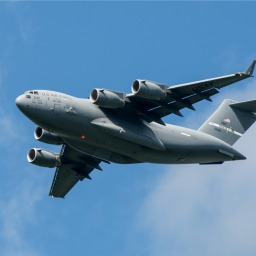
#> input picture libs/opencv/data/plane_256x256.jpg, 256 x 256 px
$ jupyter execute --allow-errors opencv.ipynb
#> lines starting #> are read from the running program, lines starting #| are printed output that depends on the picture; after the words box and inside, x2 and y2 are one past the last pixel; in counts of white or black regions, pixels touching at a corner belong together
# OpenCV

## Topics
1. [Loading images](#1.-Loading-images)

## References
* [OpenCV Python Tutorials](https://opencv-python-tutroals.readthedocs.io/en/latest/py_tutorials/py_tutorials.html)
* [OpenCV Guide by PyImageSearch](https://www.pyimagesearch.com/2018/07/19/opencv-tutorial-a-guide-to-learn-opencv/)
* [Book: Chapter 8](https://github.com/abhi3700/My_Learning_AI/blob/master/books/Machine%20Learning%20with%20Python%20Cookbook_%20Practical%20Solutions%20from%20Preprocessing%20to%20Deep%20Learning%20(%20PDFDrive%20).pdf)

[cell 1]
import cv2
import numpy as np
from matplotlib import pyplot as plt

## 1. Loading images

[cell 2]
# img = cv2.imread("data/plane.jpg")
img = cv2.imread("data/plane.jpg", cv2.IMREAD_GRAYSCALE)

[cell 3]
# show image
cv2.imshow("Output", img)
# cv2.waitKey()          # window open for infinite time
cv2.waitKey(10000)        # window open for 10000 ms i.e. 10s
cv2.destroyAllWindows()   # destroy opened windows

#> (a cell that did not finish here is left out)

[cell 5]
# show opencv version
cv2.__version__

#> (a cell that did not finish here is left out)

__Discussion__

[cell 7]
# show data type
type(img)

[cell 8]
# show actual values of the image matrix
img

#> (a cell that did not finish here is left out)

#> (a cell that did not finish here is left out)

> In Grayscale, the pixel's intensity values can range from black to white

[cell 11]
# get the pixel value in RGB

# load the image in color
img_bgr = cv2.imread('data/plane.jpg', cv2.IMREAD_COLOR)

#> (the rest of this cell did not finish here and is left out)

> In OpenCV, the image is in BGR by default, but many image application using matplotlib uses RGB

#> (a cell that did not finish here is left out)

#> (a cell that did not finish here is left out)

__Q.__ Why OpenCV Using BGR Colour Space Instead of RGB?

- OpenCV reads in images in BGR format (instead of RGB) because when OpenCV was first being developed, BGR color format was popular among camera manufacturers and image software providers. The red channel was considered one of the least important color channels, so was listed last, and many bitmaps use BGR format for image storage. However, now the standard has changed and most image software and cameras use RGB format, which is why, in programs, it's good practice to initially convert BGR images to RGB before analyzing or manipulating any images.

## 2. Saving images

[cell 14]
# load libraries
import cv2
import numpy as np
from matplotlib import pyplot as plt

[cell 15]
# convert image to grayscale
img_gray = cv2.imread("data/plane.jpg", cv2.IMREAD_GRAYSCALE)
cv2.imwrite("data/plane_gray.jpg", img_gray)
#> Out = True

> NOTE: `imwrite` will overwrite existing files without outputting an error or asking for confirmation

## 3. Resizing images

[cell 16]
# load libraries
import cv2
import numpy as np
from matplotlib import pyplot as plt

[cell 17]
# load image in grayscale
img = cv2.imread('data/plane_256x256.jpg', cv2.IMREAD_GRAYSCALE)
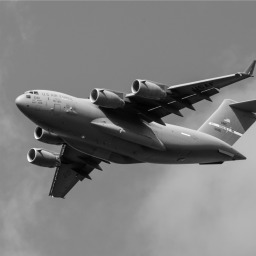
#> img: shape (256, 256); min 0, max 252, mean 124.4

[cell 18]
# resize image to 50 pixels by 50 pixels
img_50x50 = cv2.resize(img, (50, 50))
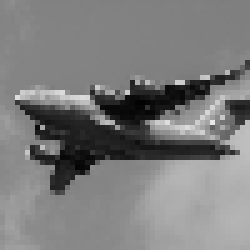
#> img_50x50: shape (50, 50) (shown 5 times larger); min 2, max 232, mean 124.2

[cell 19]
plt.imshow(img_50x50, cmap="gray"), plt.axis("off")
plt.show()

Salient points
* Resizing images is a common task in image preprocessing for 2 reasons:
    - to use as features, images must have same dimensions. This will reduce the intensity/information of each pixel when resized
    - ML can require thousands or hundreds of thousands of images. When those images are very large, they have a huge memory capacity, but by resizing, reduces the memory usage.

> Some common sizes are 32 x 32, 64 x 64, 96 x 96, 256 x 256

## 4. Crop images

[cell 20]
# load libraries
import cv2
import numpy as np
from matplotlib import pyplot as plt

[cell 21]
# load image in grayscale
img = cv2.imread('data/plane_256x256.jpg', cv2.IMREAD_GRAYSCALE)

[cell 22]
# select first half of the columns and all rows
img_cropped = img[:,:128]
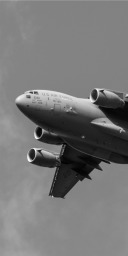
#> img_cropped: shape (256, 128); min 0, max 252, mean 118.8

[cell 23]
plt.imshow(img_cropped, cmap='gray'), plt.axis("off")
plt.show()

> Cropping can be particularly useful if we know that we only want to keep a certain part of every image.

For example, if our images come from a stationary security camera we can crop all
the images so they only contain the area of interest.

## 5. Blur images

To blur an image, each pixel is transformed to be the average value of its neighbors.
This neighbor and the operation performed are mathematically represented as a kernel
(don’t worry if you don’t know what a kernel is). The size of this kernel determines
the amount of blurring, with larger kernels producing smoother images. Here
we blur an image by averaging the values of a 5 × 5 kernel around each pixel:

[cell 24]
# load libraries
import cv2
import numpy as np
from matplotlib import pyplot as plt

[cell 25]
# load image in grayscale
img = cv2.imread('data/plane_256x256.jpg', cv2.IMREAD_GRAYSCALE)

[cell 26]
# blur image
img_blurry = cv2.blur(img, (5, 5))
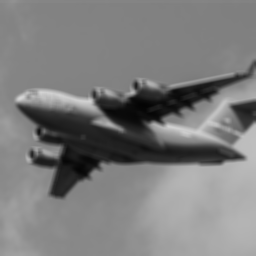
#> img_blurry: shape (256, 256); min 4, max 214, mean 124.4

[cell 27]
plt.imshow(img_blurry, cmap="gray"), plt.axis("off")
plt.show()

Now, the kernel size is increased from (5, 5) to (100, 100)

[cell 28]
# blur image
img_very_blurry = cv2.blur(img, (100, 100))
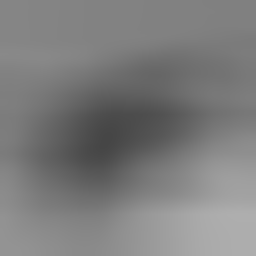
#> img_very_blurry: shape (256, 256); min 70, max 174, mean 124.3

[cell 29]
plt.imshow(img_very_blurry, cmap="gray"), plt.axis("off")
plt.show()

> The blur kernel de-emphasizes differences in adjacent pixel values.

__Discussion__
* Kernels are widely used in image processing to do everything from sharpening to edge detection

[cell 30]
kernel = np.ones((5, 5))/25
kernel

* The center element in the kernel is the pixel being examined, while the remaining elements are its neighbors.
* Since all elements have the same value (normalized to add up to 1), each has an equal say in the resulting value of the pixel of interest. We can manually apply a kernel to an image using filter2D to produce a similar blurring effect:

[cell 31]
# apply kernel
img_kernel = cv2.filter2D(img, -1, kernel)

[cell 32]
# show image
plt.imshow(img_kernel, cmap="gray"), plt.axis("off")
plt.show()

## 6. Sharpening images
* Sharpening works similarly to blurring, except instead of using a kernel to average the neighboring values, we constructed a kernel to highlight the pixel itself. The resulting effect makes contrasts in edges stand out more in the image.
* Create a kernel that highlights the target pixel. Then apply it to the image using filter2D:

[cell 33]
# load libraries
import cv2
import numpy as np
from matplotlib import pyplot as plt

[cell 34]
# load image in grayscale
img = cv2.imread('data/plane_256x256.jpg', cv2.IMREAD_GRAYSCALE)

[cell 35]
# create kernel
kernel = np.array([[0, -1, 0],
                  [-1, 5, -1],
                  [0, -1, 0]])

[cell 36]
# sharpen image
img_sharp = cv2.filter2D(img, -1, kernel)
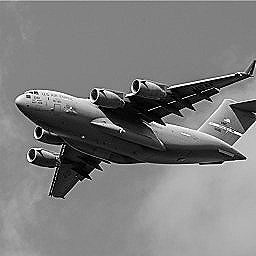
#> img_sharp: shape (256, 256); min 0, max 255, mean 124.7

[cell 37]
plt.imshow(img_sharp, cmap="gray"), plt.axis("off")
plt.show()

## 7. Enhancing Contrast

* <u>Aim:</u> increase the contrast between pixels in an image.
* __Histogram equalization__ is a tool for image processing that can make objects and shapes stand out. It transforms the image so that it uses wider range of pixel intensities.
* Use `equalizeHist` method of opencv lib

[cell 38]
# load libraries
import cv2
import numpy as np
from matplotlib import pyplot as plt

[cell 39]
# load image in grayscale
img = cv2.imread('data/plane_256x256.jpg', cv2.IMREAD_GRAYSCALE)

[cell 40]
# Enhance image
img_enhanced = cv2.equalizeHist(img)
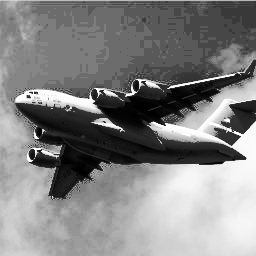
#> img_enhanced: shape (256, 256); min 0, max 255, mean 130.8

[cell 41]
plt.imshow(img_enhanced, cmap="gray"), plt.axis("off")
plt.show()

* Image (in GRAY) -> `equalizeHist()` -> enhanced image (in GRAY)
  - Here, both the input & output images are in GRAYSCALE
* Image (in color i.e. RGB) -> convert from BGR to YUV -> `equalizeHist()` -> convert from YUV to RGB -> enhanced image (in color i.e. RGB)
  - image is read as BGR
  - Here, both the input & output images are in RGB

[cell 42]
# load colored image
img_bgr = cv2.imread('data/plane_256x256.jpg')
#> img_bgr is the input picture: shape (256, 256, 3); mean B, G, R 169, 133.1, 90.5

[cell 43]
# convert from BGR to YUV
img_yuv = cv2.cvtColor(img_bgr, cv2.COLOR_BGR2YUV)
#> img_yuv: shape (256, 256, 3); mean of channels 0, 1, 2 124.4, 149.9, 98.3

[cell 44]
# Apply histogram equalization
img_yuv[:,:,0] = cv2.equalizeHist(img_yuv[:,:,0])
#> img_yuv: shape (256, 256, 3); mean of channels 0, 1, 2 130.8, 149.9, 98.3

[cell 45]
# convert from YUV to RGB
img_rgb = cv2.cvtColor(img_yuv, cv2.COLOR_YUV2RGB)
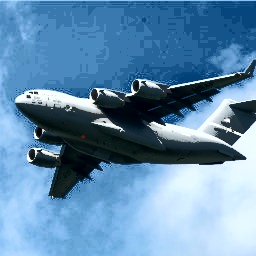
#> img_rgb: shape (256, 256, 3); mean R, G, B 97.1, 139.4, 174

[cell 46]
plt.imshow(img_rgb), plt.axis("off")
plt.show()

__Discussion__
* While the resulting image often does not look “realistic,” we need to remember that the image is just a visual representation of the underlying data. If histogram equalization is able to make objects of interest more distinguishable from other objects or backgrounds (which is not always the case), then it can be a valuable addition to our image preprocessing pipeline.

## 8. Isolating colors
* <u>Aim</u>: isolate a color in an image
* <u>Steps</u>:
  - Convert to HSV (hue, saturation, and value)
  - Define a range of colors | probably the most difficult and time-consuming part.
  - apply a mask to the image

[cell 47]
# load libraries
import cv2
import numpy as np
from matplotlib import pyplot as plt

[cell 48]
# load image
img_bgr = cv2.imread("data/plane_256x256.jpg")

[cell 49]
# convert from BGR to HSV
img_hsv = cv2.cvtColor(img_bgr, cv2.COLOR_BGR2HSV)
#> img_hsv: shape (256, 256, 3); mean H, S, V 102.7, 121.2, 169.1

[cell 50]
# define range of blue values in HSV
lower_blue = np.array([50, 100, 50])
upper_blue = np.array([130, 255,255])

[cell 51]
# Create mask
mask = cv2.inRange(img_hsv, lower_blue, upper_blue)
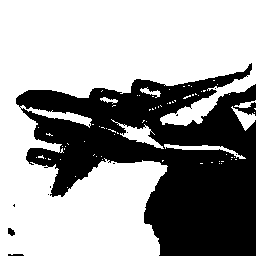
#> mask: shape (256, 256); 62.1% white; 11 black regions (8 under 20 px), largest, box (x1, y1, x2, y2) and area: (16, 63, 256, 256) 24724, (8, 228, 15, 236) 40, (8, 254, 24, 256) 29
mask.size
#> Out = 65536

[cell 52]
# mask image
img_bgr_masked = cv2.bitwise_and(img_bgr, img_bgr, mask=mask)
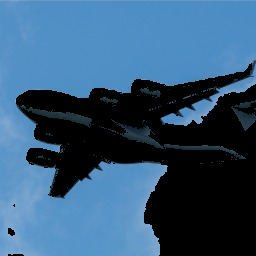
#> img_bgr_masked: shape (256, 256, 3); mean B, G, R 117.7, 87.5, 52.2

[cell 53]
# convert BGR to RGB
img_rgb = cv2.cvtColor(img_bgr_masked, cv2.COLOR_BGR2RGB)

$ run again, with libs/opencv/data/plane_new.jpg copied over libs/opencv/data/plane_256x256.jpg
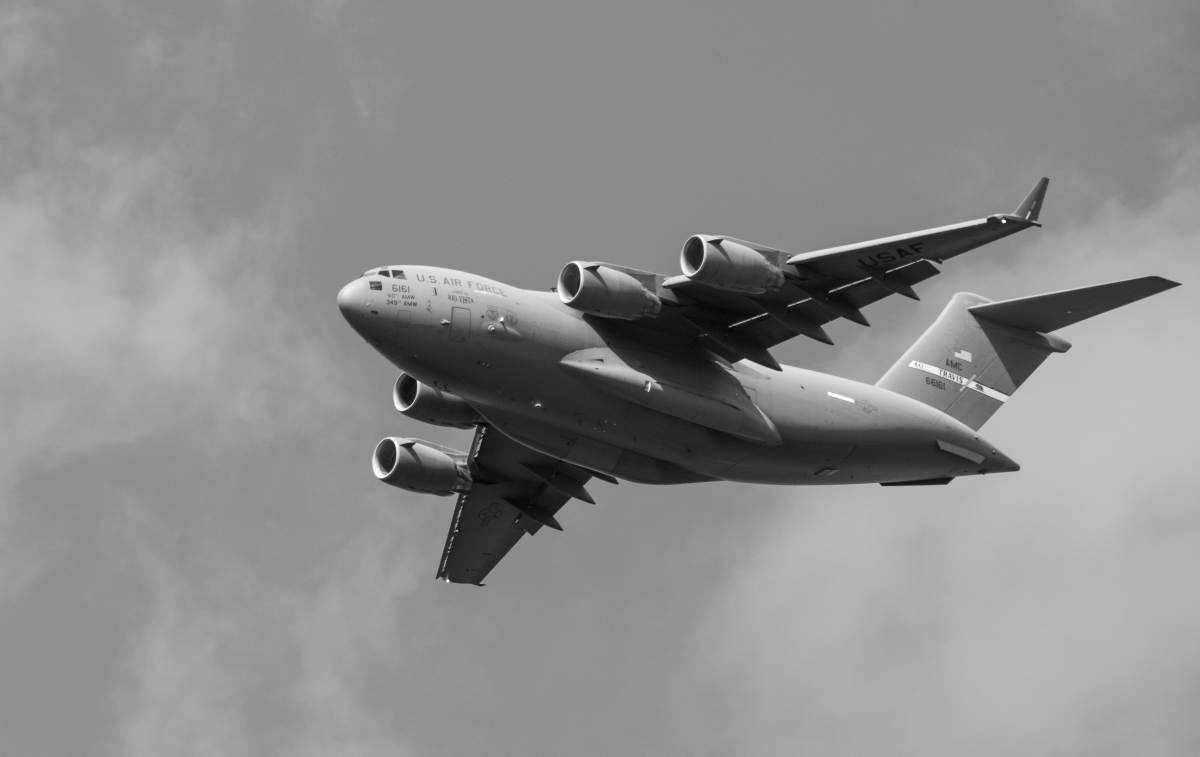
#> input picture libs/opencv/data/plane_new.jpg, 3600 x 2270 px (shown at 1/3 size)
#> `cv2.imwrite("data/plane_gray.jpg", img_gray)`: Out = True
#> img is the input picture: shape (2270, 3600); min 0, max 255, mean 140.7
#> `img_cropped = img[:,:128]`:
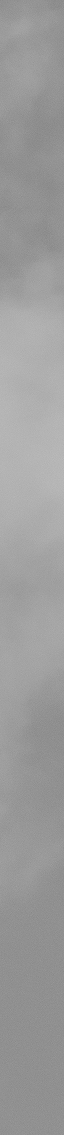
#> img_cropped: shape (2270, 128) (shown at 1/2 size); min 121, max 193, mean 155.6
#> `img_enhanced = cv2.equalizeHist(img)`:
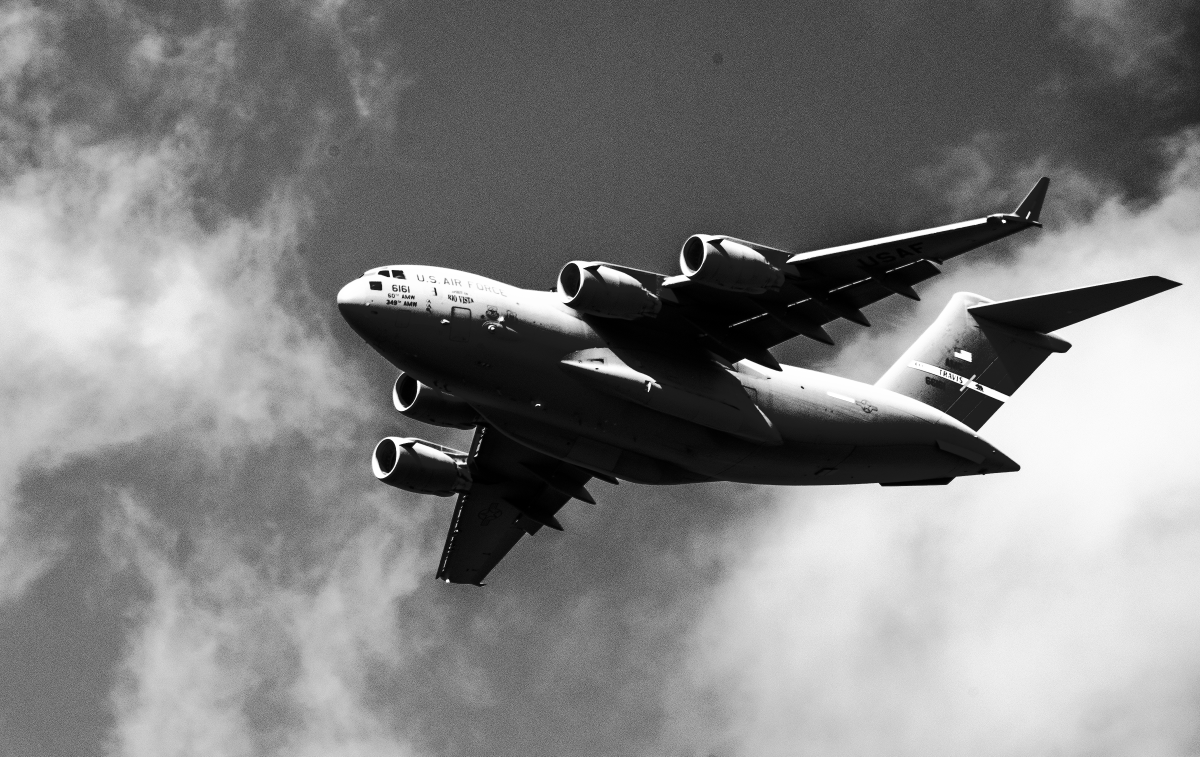
#> img_enhanced: shape (2270, 3600) (shown at 1/3 size); min 0, max 255, mean 129.4
#> img_hsv: shape (2270, 3600, 3); mean H, S, V 0, 0, 140.7
#> mask: shape (2270, 3600); every value is 0
#> img_bgr_masked: shape (2270, 3600, 3); every value is 0
